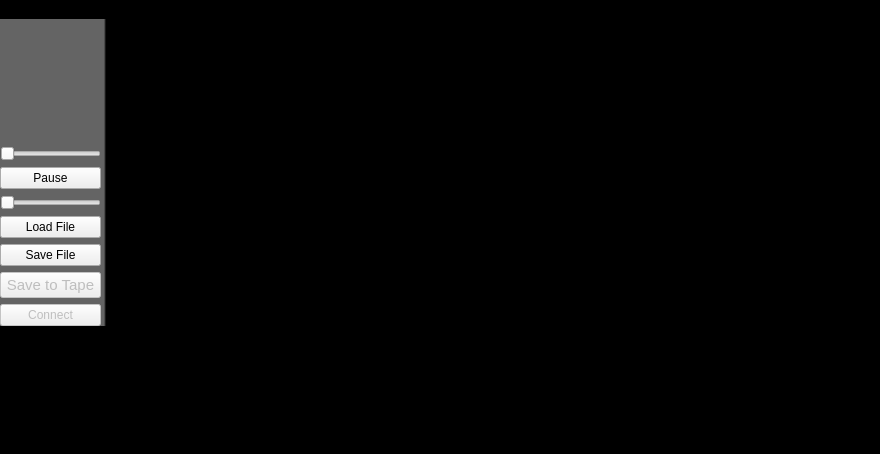
<?xml version="1.0" encoding="UTF-8"?>
<ui version="4.0">
 <class>MainWindow</class>
 <widget class="QMainWindow" name="MainWindow">
  <property name="geometry">
   <rect>
    <x>0</x>
    <y>0</y>
    <width>880</width>
    <height>454</height>
   </rect>
  </property>
  <property name="minimumSize">
   <size>
    <width>0</width>
    <height>0</height>
   </size>
  </property>
  <property name="maximumSize">
   <size>
    <width>16777215</width>
    <height>16777215</height>
   </size>
  </property>
  <property name="palette">
   <palette>
    <active>
     <colorrole role="Base">
      <brush brushstyle="SolidPattern">
       <color alpha="255">
        <red>255</red>
        <green>255</green>
        <blue>255</blue>
       </color>
      </brush>
     </colorrole>
     <colorrole role="Window">
      <brush brushstyle="SolidPattern">
       <color alpha="255">
        <red>0</red>
        <green>0</green>
        <blue>0</blue>
       </color>
      </brush>
     </colorrole>
    </active>
    <inactive>
     <colorrole role="Base">
      <brush brushstyle="SolidPattern">
       <color alpha="255">
        <red>255</red>
        <green>255</green>
        <blue>255</blue>
       </color>
      </brush>
     </colorrole>
     <colorrole role="Window">
      <brush brushstyle="SolidPattern">
       <color alpha="255">
        <red>0</red>
        <green>0</green>
        <blue>0</blue>
       </color>
      </brush>
     </colorrole>
    </inactive>
    <disabled>
     <colorrole role="Base">
      <brush brushstyle="SolidPattern">
       <color alpha="255">
        <red>0</red>
        <green>0</green>
        <blue>0</blue>
       </color>
      </brush>
     </colorrole>
     <colorrole role="Window">
      <brush brushstyle="SolidPattern">
       <color alpha="255">
        <red>0</red>
        <green>0</green>
        <blue>0</blue>
       </color>
      </brush>
     </colorrole>
    </disabled>
   </palette>
  </property>
  <property name="windowTitle">
   <string>Pattern Paint</string>
  </property>
  <property name="autoFillBackground">
   <bool>false</bool>
  </property>
  <widget class="QWidget" name="centralWidget">
   <property name="sizePolicy">
    <sizepolicy hsizetype="Preferred" vsizetype="Preferred">
     <horstretch>0</horstretch>
     <verstretch>0</verstretch>
    </sizepolicy>
   </property>
   <layout class="QHBoxLayout" name="horizontalLayout">
    <property name="leftMargin">
     <number>0</number>
    </property>
    <property name="topMargin">
     <number>0</number>
    </property>
    <property name="rightMargin">
     <number>0</number>
    </property>
    <property name="bottomMargin">
     <number>0</number>
    </property>
    <item alignment="Qt::AlignTop">
     <widget class="QWidget" name="patternToolbox" native="true">
      <property name="sizePolicy">
       <sizepolicy hsizetype="Fixed" vsizetype="Preferred">
        <horstretch>0</horstretch>
        <verstretch>0</verstretch>
       </sizepolicy>
      </property>
      <property name="autoFillBackground">
       <bool>false</bool>
      </property>
      <property name="styleSheet">
       <string notr="true">QWidget#patternToolbox {
  background:qlineargradient(spread:pad, x1:0, y1:0, x2:1, y2:0, stop:0.9801 rgba(100,100,100, 255), stop:1 rgba(0, 0, 0, 255))
}</string>
      </property>
      <layout class="QVBoxLayout" name="verticalLayout_2">
       <property name="leftMargin">
        <number>0</number>
       </property>
       <property name="topMargin">
        <number>0</number>
       </property>
       <property name="rightMargin">
        <number>5</number>
       </property>
       <property name="bottomMargin">
        <number>0</number>
       </property>
       <item>
        <layout class="QVBoxLayout" name="verticalLayout">
         <item>
          <widget class="ColorPicker" name="colorPicker" native="true">
           <property name="sizePolicy">
            <sizepolicy hsizetype="Fixed" vsizetype="Fixed">
             <horstretch>0</horstretch>
             <verstretch>0</verstretch>
            </sizepolicy>
           </property>
           <property name="minimumSize">
            <size>
             <width>101</width>
             <height>121</height>
            </size>
           </property>
           <property name="maximumSize">
            <size>
             <width>101</width>
             <height>121</height>
            </size>
           </property>
           <zorder>penSize</zorder>
          </widget>
         </item>
         <item>
          <widget class="QSlider" name="penSize">
           <property name="minimum">
            <number>1</number>
           </property>
           <property name="maximum">
            <number>60</number>
           </property>
           <property name="orientation">
            <enum>Qt::Horizontal</enum>
           </property>
          </widget>
         </item>
         <item>
          <widget class="QPushButton" name="patternPlayPause">
           <property name="text">
            <string>Pause</string>
           </property>
          </widget>
         </item>
         <item>
          <widget class="QSlider" name="patternSpeed">
           <property name="toolTip">
            <string>&lt;html&gt;&lt;head/&gt;&lt;body&gt;&lt;p&gt;Adjust the playback speed of the pattern.&lt;/p&gt;&lt;/body&gt;&lt;/html&gt;</string>
           </property>
           <property name="minimum">
            <number>1</number>
           </property>
           <property name="maximum">
            <number>100</number>
           </property>
           <property name="orientation">
            <enum>Qt::Horizontal</enum>
           </property>
          </widget>
         </item>
         <item>
          <widget class="QPushButton" name="loadFile">
           <property name="text">
            <string>Load File</string>
           </property>
          </widget>
         </item>
         <item>
          <widget class="QPushButton" name="saveFile">
           <property name="text">
            <string>Save File</string>
           </property>
          </widget>
         </item>
         <item>
          <widget class="QPushButton" name="saveToTape">
           <property name="enabled">
            <bool>false</bool>
           </property>
           <property name="font">
            <font>
             <pointsize>11</pointsize>
            </font>
           </property>
           <property name="text">
            <string>Save to Tape</string>
           </property>
          </widget>
         </item>
         <item>
          <widget class="QPushButton" name="tapeConnectDisconnect">
           <property name="enabled">
            <bool>false</bool>
           </property>
           <property name="text">
            <string>Connect</string>
           </property>
          </widget>
         </item>
        </layout>
       </item>
      </layout>
     </widget>
    </item>
    <item>
     <layout class="QGridLayout" name="gridLayout">
      <item row="0" column="0">
       <widget class="LetterboxScrollArea" name="scrollArea">
        <property name="frameShape">
         <enum>QFrame::NoFrame</enum>
        </property>
        <property name="lineWidth">
         <number>0</number>
        </property>
        <property name="widgetResizable">
         <bool>true</bool>
        </property>
        <widget class="PatternEditor" name="patternEditor">
         <property name="geometry">
          <rect>
           <x>0</x>
           <y>0</y>
           <width>500</width>
           <height>430</height>
          </rect>
         </property>
         <property name="sizePolicy">
          <sizepolicy hsizetype="Fixed" vsizetype="Preferred">
           <horstretch>0</horstretch>
           <verstretch>0</verstretch>
          </sizepolicy>
         </property>
         <property name="minimumSize">
          <size>
           <width>500</width>
           <height>0</height>
          </size>
         </property>
         <property name="maximumSize">
          <size>
           <width>500</width>
           <height>16777215</height>
          </size>
         </property>
         <property name="baseSize">
          <size>
           <width>10</width>
           <height>10</height>
          </size>
         </property>
        </widget>
       </widget>
      </item>
     </layout>
    </item>
   </layout>
  </widget>
  <widget class="QMenuBar" name="menuBar">
   <property name="geometry">
    <rect>
     <x>0</x>
     <y>0</y>
     <width>880</width>
     <height>22</height>
    </rect>
   </property>
   <widget class="QMenu" name="menuFile">
    <property name="title">
     <string>File</string>
    </property>
    <addaction name="actionLoad_File"/>
    <addaction name="actionSave_File"/>
    <addaction name="separator"/>
    <addaction name="actionExport_pattern_for_Arduino"/>
    <addaction name="separator"/>
    <addaction name="actionExit"/>
   </widget>
   <widget class="QMenu" name="menuHelp">
    <property name="title">
     <string>Help</string>
    </property>
    <addaction name="actionAbout"/>
    <addaction name="actionSystem_Information"/>
    <addaction name="separator"/>
    <addaction name="actionVisit_the_BlinkyTape_forum"/>
    <addaction name="actionTroubleshooting_tips"/>
   </widget>
   <widget class="QMenu" name="menuEdit">
    <property name="title">
     <string>Edit</string>
    </property>
    <addaction name="actionResize_Pattern"/>
    <addaction name="separator"/>
    <addaction name="actionFlip_Horizontal"/>
    <addaction name="actionFlip_Vertical"/>
    <addaction name="separator"/>
    <addaction name="actionClear_Pattern"/>
   </widget>
   <widget class="QMenu" name="menuTools">
    <property name="title">
     <string>Tools</string>
    </property>
    <addaction name="actionSave_to_Tape"/>
    <addaction name="separator"/>
    <addaction name="actionAutomatically_connect"/>
    <addaction name="separator"/>
    <addaction name="actionLoad_rainbow_sketch"/>
    <addaction name="actionAddress_programmer"/>
   </widget>
   <addaction name="menuFile"/>
   <addaction name="menuEdit"/>
   <addaction name="menuTools"/>
   <addaction name="menuHelp"/>
  </widget>
  <action name="actionLoad_File">
   <property name="text">
    <string>Load File</string>
   </property>
   <property name="iconText">
    <string>Open</string>
   </property>
   <property name="toolTip">
    <string>Load Pattern</string>
   </property>
   <property name="shortcut">
    <string>Ctrl+O</string>
   </property>
  </action>
  <action name="actionSave_File">
   <property name="text">
    <string>Save File</string>
   </property>
   <property name="iconText">
    <string>Save</string>
   </property>
   <property name="shortcut">
    <string>Ctrl+S</string>
   </property>
  </action>
  <action name="actionExit">
   <property name="text">
    <string>Exit</string>
   </property>
  </action>
  <action name="actionAbout">
   <property name="text">
    <string>About</string>
   </property>
  </action>
  <action name="actionSystem_Information">
   <property name="text">
    <string>System Information</string>
   </property>
  </action>
  <action name="actionExport_pattern_for_Arduino">
   <property name="text">
    <string>Export pattern for Arduino</string>
   </property>
  </action>
  <action name="actionVisit_the_BlinkyTape_forum">
   <property name="text">
    <string>Visit the BlinkyTape forum</string>
   </property>
  </action>
  <action name="actionTroubleshooting_tips">
   <property name="text">
    <string>Troubleshooting tips</string>
   </property>
  </action>
  <action name="actionFlip_Horizontal">
   <property name="text">
    <string>Flip Horizontal</string>
   </property>
   <property name="toolTip">
    <string>Flip the Pattern in the horizontal direction</string>
   </property>
  </action>
  <action name="actionFlip_Vertical">
   <property name="text">
    <string>Flip Vertical</string>
   </property>
   <property name="toolTip">
    <string>Flip the Pattern in the vertical direction</string>
   </property>
  </action>
  <action name="actionLoad_rainbow_sketch">
   <property name="text">
    <string>Restore Rainbow Sketch</string>
   </property>
  </action>
  <action name="actionSave_to_Tape">
   <property name="text">
    <string>Save to Tape</string>
   </property>
  </action>
  <action name="actionClear_Pattern">
   <property name="text">
    <string>Clear Pattern</string>
   </property>
  </action>
  <action name="actionResize_Pattern">
   <property name="text">
    <string>Resize Pattern</string>
   </property>
  </action>
  <action name="actionAddress_programmer">
   <property name="text">
    <string>Address programmer</string>
   </property>
  </action>
  <action name="actionAutomatically_connect">
   <property name="checkable">
    <bool>true</bool>
   </property>
   <property name="checked">
    <bool>true</bool>
   </property>
   <property name="text">
    <string>Automatically connect</string>
   </property>
  </action>
 </widget>
 <layoutdefault spacing="6" margin="11"/>
 <customwidgets>
  <customwidget>
   <class>ColorPicker</class>
   <extends>QWidget</extends>
   <header>colorpicker.h</header>
   <container>1</container>
  </customwidget>
  <customwidget>
   <class>PatternEditor</class>
   <extends>QWidget</extends>
   <header>patterneditor.h</header>
   <container>1</container>
  </customwidget>
  <customwidget>
   <class>LetterboxScrollArea</class>
   <extends>QScrollArea</extends>
   <header>letterboxscrollarea.h</header>
   <container>1</container>
  </customwidget>
 </customwidgets>
 <tabstops>
  <tabstop>penSize</tabstop>
  <tabstop>patternPlayPause</tabstop>
  <tabstop>patternSpeed</tabstop>
  <tabstop>saveToTape</tabstop>
  <tabstop>tapeConnectDisconnect</tabstop>
 </tabstops>
 <resources/>
 <connections/>
</ui>
